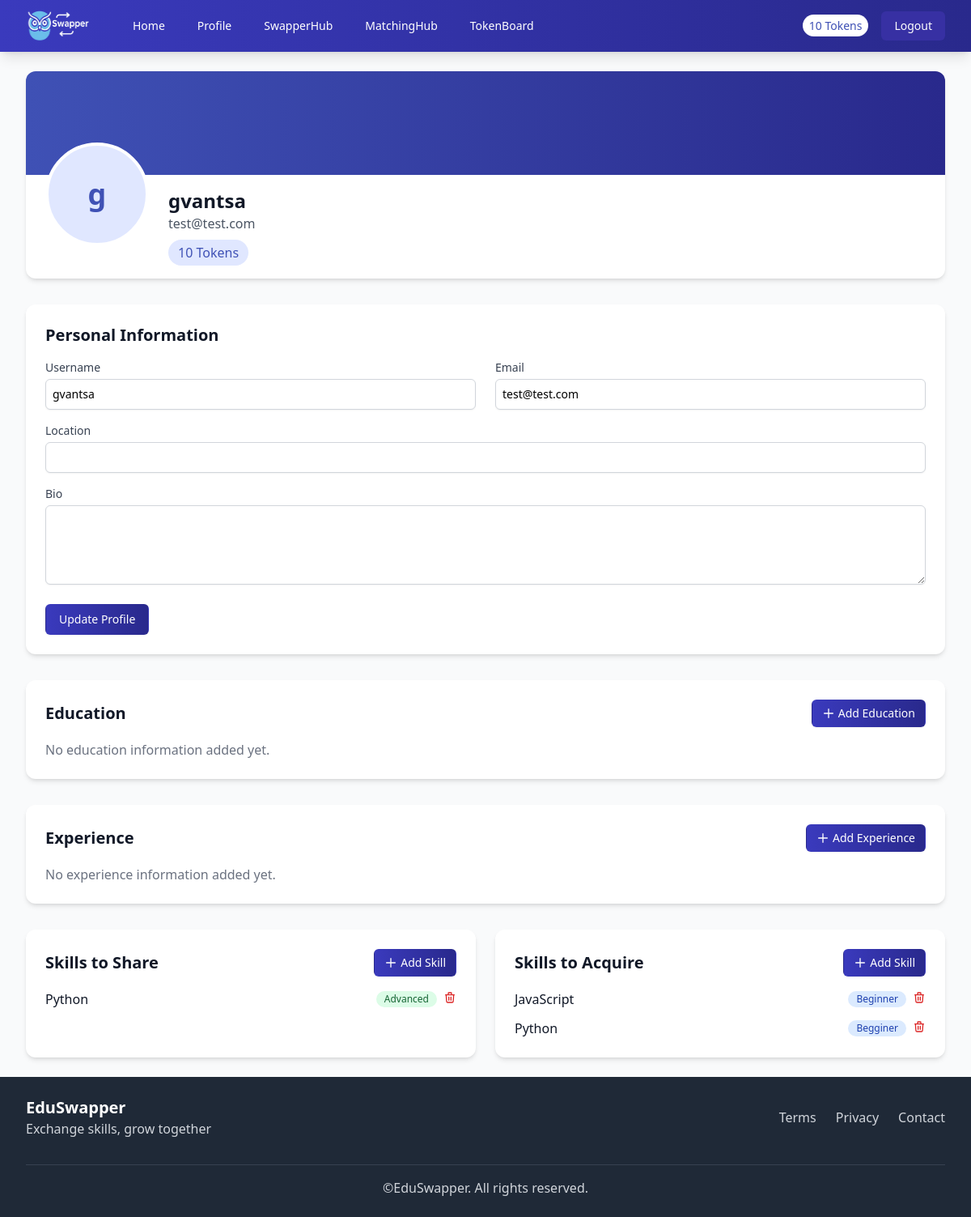
Page /profile (signed in) on the earlier database version.
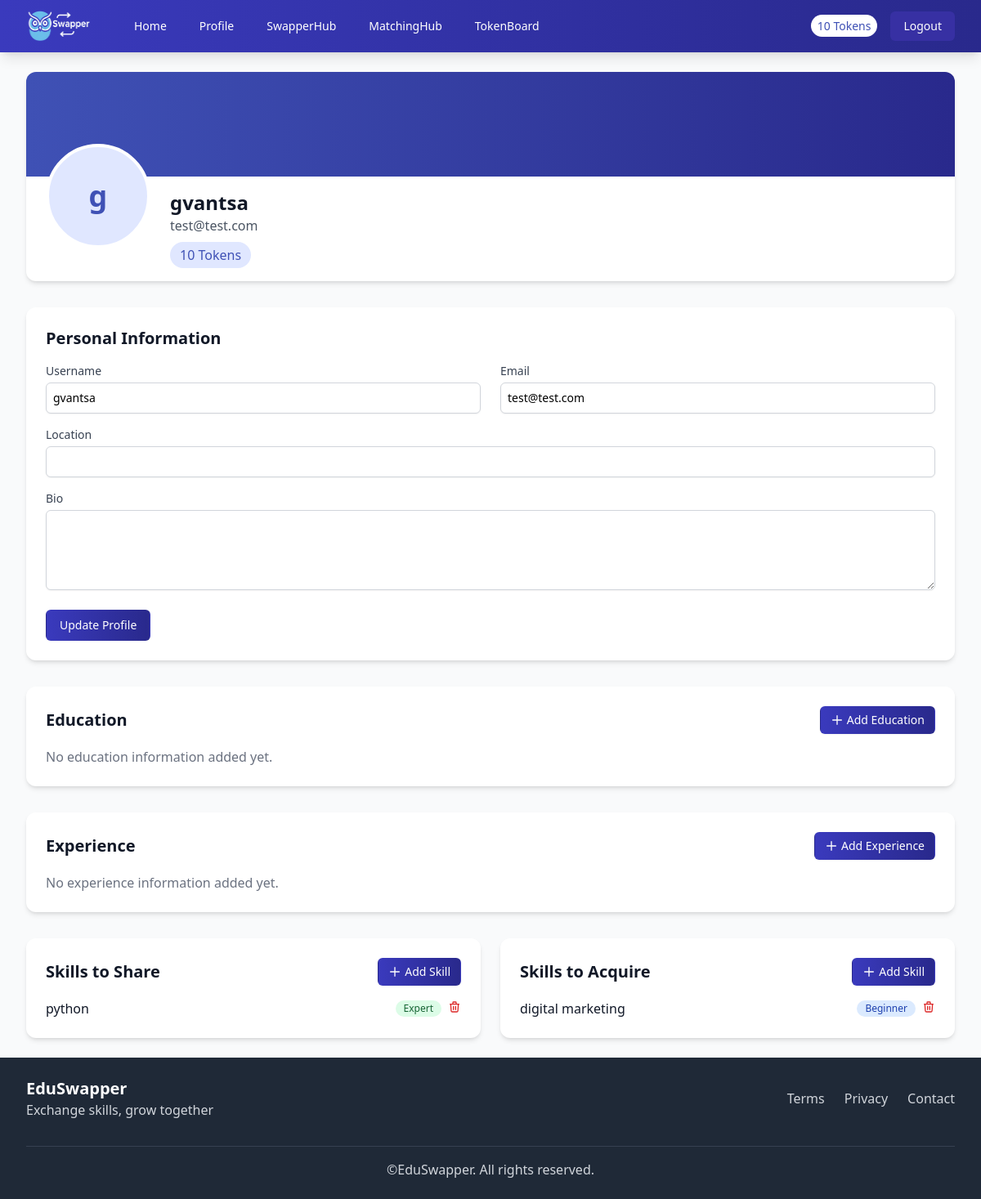
Same page on the later database version.
### src/models/user.py (models this page shows, shortened)
class SkillToShare(db.Model):
    __tablename__ = 'skills_to_share'
    id = db.Column(db.Integer, primary_key=True)
    name = db.Column(db.String(100), nullable=False)
    level = db.Column(db.String(20), nullable=False)
    user_id = db.Column(db.Integer, db.ForeignKey('users.id'), nullable=False)

class SkillToAcquire(db.Model):
    __tablename__ = 'skills_to_acquire'
    id = db.Column(db.Integer, primary_key=True)
    name = db.Column(db.String(100), nullable=False)
    level = db.Column(db.String(20), nullable=False)
    user_id = db.Column(db.Integer, db.ForeignKey('users.id'), nullable=False)

### src/routes/auth.py (the view)
@auth_bp.route('/profile', methods=['GET', 'POST'])
@login_required
def profile():
    form = ProfileForm(original_username=current_user.username, original_email=current_user.email)
    if form.validate_on_submit():
        current_user.username = form.username.data
        current_user.email = form.email.data
        current_user.bio = form.bio.data
        current_user.location = form.location.data
        db.session.commit()
        flash('Your profile has been updated!', 'success')
        return redirect(url_for('auth.profile'))
    elif request.method == 'GET':
        form.username.data = current_user.username
        form.email.data = current_user.email
        form.bio.data = current_user.bio
        form.location.data = current_user.location
    education = current_user.education.all()
    experience = current_user.experience.all()
    skills_to_share = current_user.skills_to_share.all()
    skills_to_acquire = current_user.skills_to_acquire.all()
    return render_template('auth/profile.html', form=form,
                           education=education,
                           experience=experience,
                           skills_to_share=skills_to_share,
                           skills_to_acquire=skills_to_acquire)

### src/forms.py (shortened to what this page needs)
class ProfileForm(FlaskForm):
    username = StringField('Username', validators=[DataRequired(), Length(min=3, max=64)])
    email = StringField('Email', validators=[DataRequired(), Email()])
    bio = TextAreaField('Bio')
    location = StringField('Location')
    submit = SubmitField('Update Profile')
    def __init__(self, original_username, original_email, *args, **kwargs):
        super(ProfileForm, self).__init__(*args, **kwargs)
        self.original_username = original_username
        self.original_email = original_email

### src/templates/auth/profile.html (shortened to what the changed rows need)
<!DOCTYPE html>
<html lang="en">
<head>
</head>
<body>
    {% extends "base.html" %}
    {% block content %}
    <div class="space-y-8">
        <div class="bg-white rounded-xl shadow-md overflow-hidden">
            <div class="px-6 py-4 flex flex-col md:flex-row md:items-center md:justify-between">
                <div class="flex flex-col md:flex-row md:items-center">
                    <div class="mt-4 md:mt-0 md:ml-6">
                        <h1 class="text-2xl font-bold text-gray-900">{{ current_user.username }}</h1>
                    </div>
                </div>
            </div>
        </div>
        <div class="bg-white rounded-xl shadow-md p-6">
            <h2 class="text-xl font-semibold text-gray-900 mb-4">Personal Information</h2>
        </div>
        <div class="bg-white rounded-xl shadow-md p-6">
            <div class="flex items-center justify-between mb-4">
                <h2 class="text-xl font-semibold text-gray-900">Education</h2>
            </div>
        </div>
        <div class="bg-white rounded-xl shadow-md p-6">
            <div class="flex items-center justify-between mb-4">
                <h2 class="text-xl font-semibold text-gray-900">Experience</h2>
            </div>
        </div>
        <div class="grid grid-cols-1 md:grid-cols-2 gap-6">
            <div class="bg-white rounded-xl shadow-md p-6">
                <div class="flex items-center justify-between mb-4">
                    <h2 class="text-xl font-semibold text-gray-900">Skills to Share</h2>
                </div>
                {% if skills_to_share %}
                    <div class="space-y-3">
                        {% for skill in skills_to_share %}
                            <div class="flex items-center justify-between">
                                <span class="text-gray-900">{{ skill.name }}</span>
                                <div class="flex items-center">
                                    <span class="bg-green-100 text-green-800 text-xs font-medium px-2.5 py-0.5 rounded-full mr-2">
                                        {{ skill.level }}
                                    </span>
                                    <form method="POST" action="{{ url_for('auth.delete_skill_to_share', id=skill.id) }}">
                                        <button type="submit" class="text-red-600 hover:text-red-800">
                                            <svg xmlns="http://www.w3.org/2000/svg" class="h-4 w-4" fill="none" viewBox="0 0 24 24" stroke="currentColor">
                                                <path stroke-linecap="round" stroke-linejoin="round" stroke-width="2" d="M19 7l-.867 12.142A2 2 0 0116.138 21H7.862a2 2 0 01-1.995-1.858L5 7m5 4v6m4-6v6m1-10V4a1 1 0 00-1-1h-4a1 1 0 00-1 1v3M4 7h16" />
                                            </svg>
                                        </button>
                                    </form>
                                </div>
                            </div>
                        {% endfor %}
                    </div>
                {% else %}
                    <p class="text-gray-500">No skills to share added yet.</p>
                {% endif %}
            </div>
            <div class="bg-white rounded-xl shadow-md p-6">
                <div class="flex items-center justify-between mb-4">
                    <h2 class="text-xl font-semibold text-gray-900">Skills to Acquire</h2>
                </div>
                {% if skills_to_acquire %}
                    <div class="space-y-3">
                        {% for skill in skills_to_acquire %}
                            <div class="flex items-center justify-between">
                                <span class="text-gray-900">{{ skill.name }}</span>
                                <div class="flex items-center">
                                    <span class="bg-blue-100 text-blue-800 text-xs font-medium px-2.5 py-0.5 rounded-full mr-2">
                                        {{ skill.level }}
                                    </span>
                                    <form method="POST" action="{{ url_for('auth.delete_skill_to_acquire', id=skill.id) }}">
                                        <button type="submit" class="text-red-600 hover:text-red-800">
                                            <svg xmlns="http://www.w3.org/2000/svg" class="h-4 w-4" fill="none" viewBox="0 0 24 24" stroke="currentColor">
                                                <path stroke-linecap="round" stroke-linejoin="round" stroke-width="2" d="M19 7l-.867 12.142A2 2 0 0116.138 21H7.862a2 2 0 01-1.995-1.858L5 7m5 4v6m4-6v6m1-10V4a1 1 0 00-1-1h-4a1 1 0 00-1 1v3M4 7h16" />
                                            </svg>
                                        </button>
                                    </form>
                                </div>
                            </div>
                        {% endfor %}
                    </div>
                {% else %}
                    <p class="text-gray-500">No skills to acquire added yet.</p>
                {% endif %}
            </div>
        </div>
    </div>
    {% endblock %}

Differences in the rows shown:
no longer on this page (row edited): SkillToAcquire: name "Python", level "Begginer"
changed SkillToShare: name "Python" → "python"; level "Advanced" → "Expert"
changed SkillToAcquire "Beginner": name "JavaScript" → "digital marketing"
